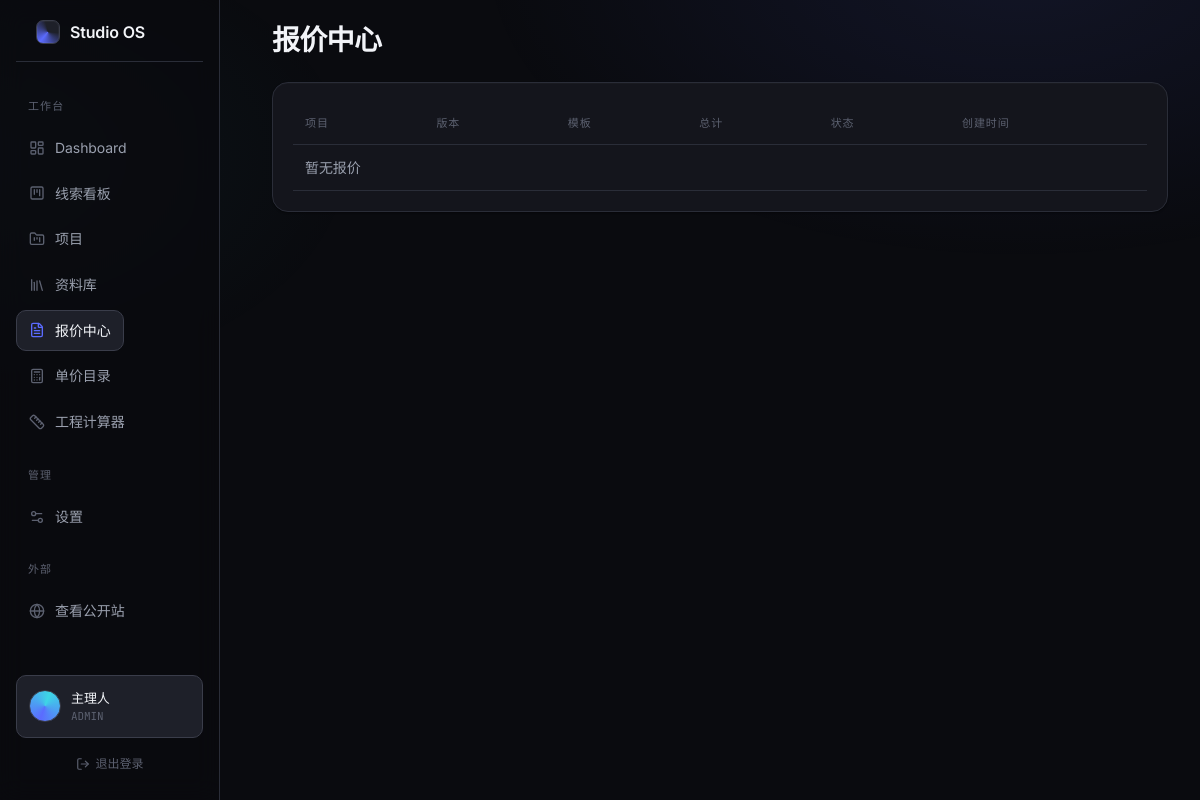
/app/quotes (signed in), run on an earlier commit of the app's database.
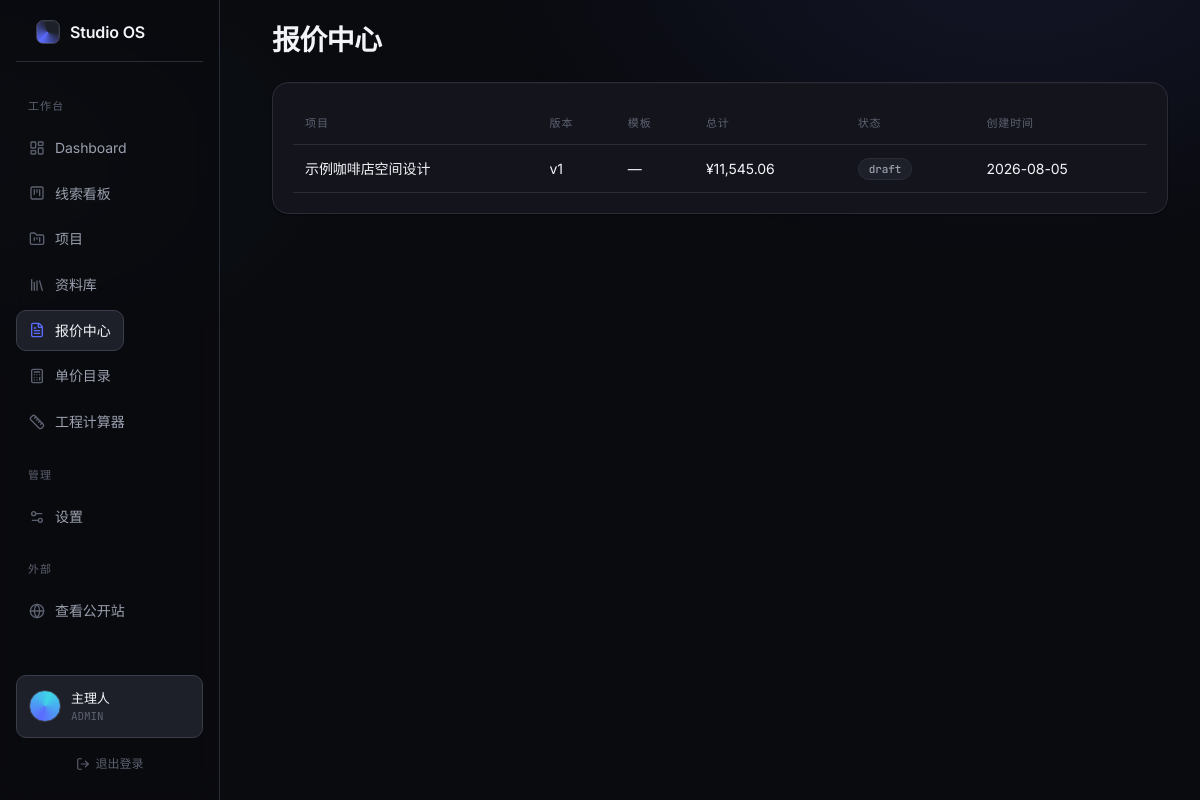
And on a later commit of the database.
### tables this page shows
CREATE TABLE quotes (
  id INTEGER PRIMARY KEY AUTOINCREMENT,
  project_id INTEGER,
  version INTEGER DEFAULT 1,
  template_id INTEGER,
  json_detail TEXT NOT NULL,
  direct_cost REAL,
  design_fee_pct REAL,
  management_fee_pct REAL,
  tax_pct REAL,
  margin_pct REAL,
  total REAL,
  status TEXT DEFAULT 'draft',
  created_at DATETIME DEFAULT CURRENT_TIMESTAMP,
  FOREIGN KEY (project_id) REFERENCES projects(id),
  FOREIGN KEY (template_id) REFERENCES boq_templates(id)
);

CREATE TABLE projects (
  id INTEGER PRIMARY KEY AUTOINCREMENT,
  code TEXT UNIQUE,
  name TEXT NOT NULL,
  client_id INTEGER,
  industry TEXT,
  area REAL,
  status TEXT DEFAULT 'lead',
  start_date DATE,
  deadline DATE,
  budget_min REAL,
  budget_max REAL,
  brief_md TEXT,
  created_at DATETIME DEFAULT CURRENT_TIMESTAMP,
  updated_at DATETIME DEFAULT CURRENT_TIMESTAMP,
  FOREIGN KEY (client_id) REFERENCES clients(id)
);

### app/routers/quotes.py (the view)
@router.get("", response_class=HTMLResponse)
async def quotes_list(request: Request, user: dict = Depends(get_current_user)):
    project_ids = get_accessible_project_ids(user)
    with db_session() as conn:
        if project_ids is None:
            quotes = rows_to_list(
                conn.execute(
                    """
                    SELECT q.*, p.name as project_name, p.code as project_code,
                           t.name as template_name
                    FROM quotes q
                    JOIN projects p ON q.project_id = p.id
                    LEFT JOIN boq_templates t ON q.template_id = t.id
                    ORDER BY q.created_at DESC
                    """
                ).fetchall()
            )
        elif project_ids:
            placeholders = ",".join("?" * len(project_ids))
            quotes = rows_to_list(
                conn.execute(
                    f"""
                    SELECT q.*, p.name as project_name, p.code as project_code,
                           t.name as template_name
                    FROM quotes q
                    JOIN projects p ON q.project_id = p.id
                    LEFT JOIN boq_templates t ON q.template_id = t.id
                    WHERE q.project_id IN ({placeholders})
                    ORDER BY q.created_at DESC
                    """,
                    project_ids,
                ).fetchall()
            )
        else:
            quotes = []
    if user["role"] == "viewer":
        for q in quotes:
            q["total"] = None
    return templates.TemplateResponse(
        "app/quotes/index.html",
        {"request": request, "user": user, "quotes": quotes},
    )

### templates/app/quotes/index.html (shortened to what this page needs)
{% extends "app/base.html" %}
{% block content %}
<div class="app-header"><h1>报价中心</h1></div>
<div class="card">
  <table>
    <thead>
      <tr><th>项目</th><th>版本</th><th>模板</th><th>总计</th><th>状态</th><th>创建时间</th></tr>
    </thead>
    <tbody>
      {% for q in quotes %}
      <tr>
        <td><a href="/app/projects/{{ q.project_id }}?tab=quote&quote_id={{ q.id }}">{{ q.project_name }}</a></td>
        <td>v{{ q.version }}</td>
        <td>{{ q.template_name or '—' }}</td>
        <td>{% if q.total is not none %}¥{{ '{:,.2f}'.format(q.total) }}{% else %}—{% endif %}</td>
        <td><span class="badge">{{ q.status }}</span></td>
        <td>{{ q.created_at[:10] if q.created_at else '' }}</td>
      </tr>
      {% else %}
      <tr><td colspan="6" style="color:var(--muted)">暂无报价</td></tr>
      {% endfor %}
    </tbody>
  </table>
</div>
{% endblock %}

What changed in the data, as far as the page shows it:
added quotes: project_name "示例咖啡店空间设计", version "1", template_name "—", total "11,545.06", status "draft", created_at "2026-08-05"
Also different on the page:
text no longer shown: "暂无报价"
